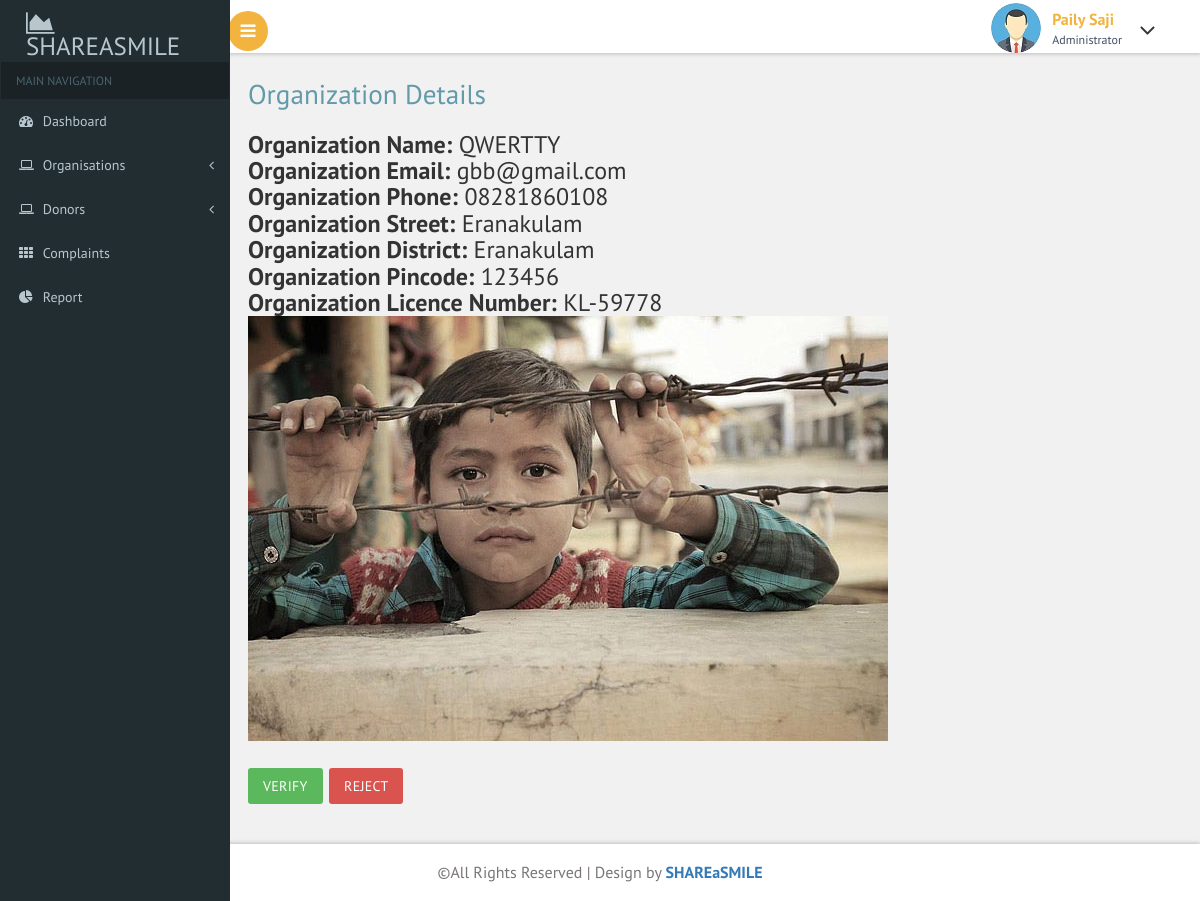
/admin/showdeatils.php?email=gbb@gmail.com, run on an earlier commit of the app's database.
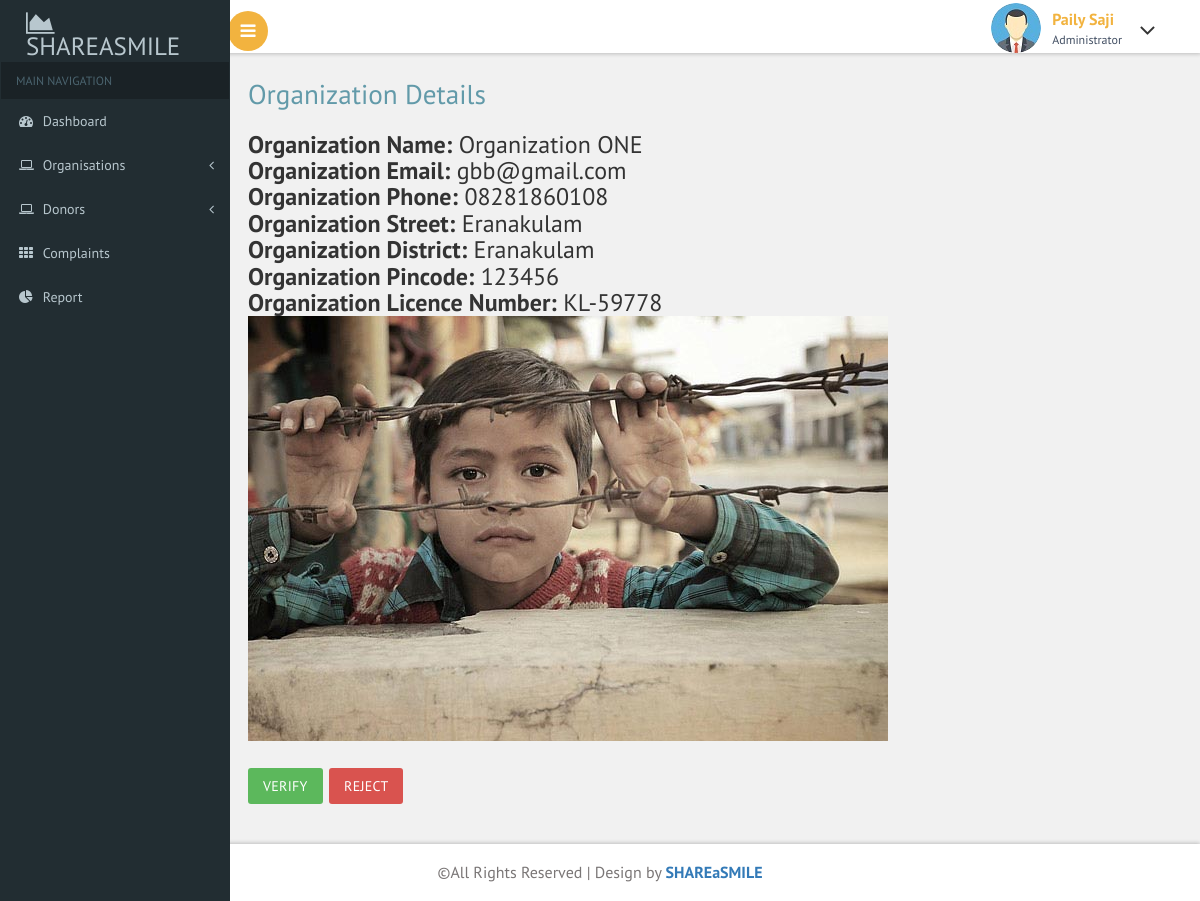
And on a later commit of the database.
### tables this page shows
CREATE TABLE `registration_organisation` (
  `full_name` varchar(100) NOT NULL,
  `email` varchar(100) NOT NULL,
  `phone` varchar(20) NOT NULL,
  `street` varchar(100) NOT NULL,
  `district` varchar(100) NOT NULL,
  `pincode` varchar(10) NOT NULL,
  `organisation_id` int(11) NOT NULL,
  `organisation_name` varchar(100) NOT NULL,
  `organisation_email` varchar(100) NOT NULL,
  `organisation_phone` varchar(20) NOT NULL,
  `organisation_street` varchar(100) NOT NULL,
  `organistion_district` varchar(100) NOT NULL,
  `organisation_pincode` varchar(10) NOT NULL,
  `organisation_licence_number` varchar(50) NOT NULL,
  `organisation_licence_file` varchar(200) NOT NULL,
  `verify_status` int(11) NOT NULL
);

### admin/showdeatils.php (the view, shortened to what this page needs)
<?php
include("header.php");
?>
<div id="page-wrapper">
    <div class="main-page">
        <h2 class="title1">Organization Details</h2>
        <?php
        require("connect.php");
        $email = $_GET['email'];
        $stmt = $conn->prepare("SELECT * FROM registration_organisation WHERE organisation_email = ?");
        $stmt->bind_param("s", $email);
        $stmt->execute();
        $res = $stmt->get_result();
        if ($res->num_rows > 0) {
            while ($row = $res->fetch_assoc()) {
                echo "<h3><b>Organization Name:</b> " . $row['organisation_name'] . "<br>";
                echo "<b>Organization Email:</b> " . $row['organisation_email'] . "<br>";
                echo "<b>Organization Phone:</b> " . $row['organisation_phone'] . "<br>";
                echo "<b>Organization Street:</b> " . $row['organisation_street'] . "<br>";
                echo "<b>Organization District:</b> " . $row['organistion_district'] . "<br>";
                echo "<b>Organization Pincode:</b> " . $row['organisation_pincode'] . "<br>";
                echo "<b>Organization Licence Number:</b> " . $row['organisation_licence_number'] . "<br>";
                ?>
                <img src="../log/<?php echo $row['organisation_licence_file'] ?>">
                <?php
                echo '<br><br>';
                echo '<a class="btn btn-success" href="verify.php?email=' . $row['organisation_email'] . '">Verify</a>';
                echo '<a class="btn btn-danger" href="reject.php?email=' . $row['organisation_email'] . '">Reject</a>';
                echo '</h3>';
            }
        }
        ?>
    </div>
</div>
<?php
include("footer.php");
?>

What changed in the data, as far as the page shows it:
changed registration_organisation "gbb@gmail.com": organisation_name "QWERTTY" → "Organization ONE"
